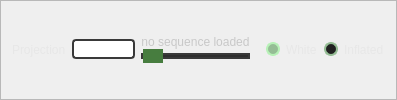
         <widget class="QFrame" name="frame_2">
          <property name="enabled">
           <bool>true</bool>
          </property>
          <property name="sizePolicy">
           <sizepolicy hsizetype="Preferred" vsizetype="Maximum">
            <horstretch>0</horstretch>
            <verstretch>0</verstretch>
           </sizepolicy>
          </property>
          <property name="minimumSize">
           <size>
            <width>0</width>
            <height>0</height>
           </size>
          </property>
          <property name="layoutDirection">
           <enum>Qt::LeftToRight</enum>
          </property>
          <property name="styleSheet">
           <string notr="true">color: rgb(200,200,200);</string>
          </property>
          <property name="frameShape">
           <enum>QFrame::StyledPanel</enum>
          </property>
          <property name="frameShadow">
           <enum>QFrame::Raised</enum>
          </property>
          <layout class="QGridLayout" name="gridLayout_3">
           <property name="topMargin">
            <number>0</number>
           </property>
           <property name="bottomMargin">
            <number>0</number>
           </property>
           <item row="2" column="4">
            <layout class="QVBoxLayout" name="verticalLayout" stretch="0,0">
             <property name="spacing">
              <number>0</number>
             </property>
             <property name="sizeConstraint">
              <enum>QLayout::SetMinimumSize</enum>
             </property>
             <property name="topMargin">
              <number>0</number>
             </property>
             <property name="rightMargin">
              <number>10</number>
             </property>
             <property name="bottomMargin">
              <number>0</number>
             </property>
             <item>
              <widget class="QLabel" name="label_currentDataIndex">
               <property name="minimumSize">
                <size>
                 <width>35</width>
                 <height>0</height>
                </size>
               </property>
               <property name="styleSheet">
                <string notr="true">font-family: &quot;Google Sans&quot;;</string>
               </property>
               <property name="text">
                <string>no sequence loaded</string>
               </property>
               <property name="alignment">
                <set>Qt::AlignBottom|Qt::AlignHCenter</set>
               </property>
              </widget>
             </item>
             <item>
              <widget class="QSlider" name="horizontalSlider_TimePoint">
               <property name="minimumSize">
                <size>
                 <width>0</width>
                 <height>0</height>
                </size>
               </property>
               <property name="styleSheet">
                <string notr="true">.QSlider::handle:horizontal {
    background:  #477d3f;
    border: 0px solid #474747;
    height: 5px;
	width:20px;
line-height: 20px; 
	margin-top: -6px; 
	margin-bottom: -6px; 
	border-radius: 10px; 
}

.QSlider::groove:horizontal {
    border: 2px solid #393939;
    height: 2px;

    background: rgb(46,46,46);
border-radius: 4px;
    /*margin: 0 12px;*/
}</string>
               </property>
               <property name="orientation">
                <enum>Qt::Horizontal</enum>
               </property>
              </widget>
             </item>
            </layout>
           </item>
           <item row="2" column="5">
            <layout class="QGridLayout" name="gridLayout_10">
             <property name="rightMargin">
              <number>0</number>
             </property>
             <property name="horizontalSpacing">
              <number>6</number>
             </property>
             <property name="verticalSpacing">
              <number>0</number>
             </property>
             <item row="1" column="1">
              <widget class="QRadioButton" name="radioButton_Inflated">
               <property name="styleSheet">
                <string notr="true">QRadioButton {
font-family: &quot;Google Sans&quot;;
color: rgb(231,231,231);

}

QRadioButton::indicator {
    width:                  10px;
    height:                 10px;
    border-radius:          7px;
}

QRadioButton::indicator:checked {
    background-color:       rgb(149,189,149);
    border:                 2px solid;
	border-color:  rgb(183,241,183);
}

QRadioButton::indicator:unchecked {
    background-color:       rgb(33,33,33);
    border:                 2px solid gray;
	border-color:  rgb(149,189,149);
}</string>
               </property>
               <property name="text">
                <string>Inflated</string>
               </property>
               <property name="checked">
                <bool>false</bool>
               </property>
               <attribute name="buttonGroup">
                <string notr="true">radioGroup_BrainSurface</string>
               </attribute>
              </widget>
             </item>
             <item row="1" column="0">
              <widget class="QRadioButton" name="radioButton_White">
               <property name="styleSheet">
                <string notr="true">QRadioButton {
font-family: &quot;Google Sans&quot;;
color: rgb(231,231,231);

}

QRadioButton::indicator {
    width:                  10px;
    height:                 10px;
    border-radius:          7px;
}

QRadioButton::indicator:checked {
    background-color:       rgb(149,189,149);
    border:                 2px solid;
	border-color:  rgb(183,241,183);
}

QRadioButton::indicator:unchecked {
    background-color:       rgb(33,33,33);
    border:                 2px solid gray;
	border-color:  rgb(149,189,149);
}</string>
               </property>
               <property name="text">
                <string>White</string>
               </property>
               <property name="checked">
                <bool>true</bool>
               </property>
               <attribute name="buttonGroup">
                <string notr="true">radioGroup_BrainSurface</string>
               </attribute>
              </widget>
             </item>
            </layout>
           </item>
           <item row="2" column="2">
            <widget class="QComboBox" name="comboBox_ProjectionMethods">
             <property name="minimumSize">
              <size>
               <width>0</width>
               <height>0</height>
              </size>
             </property>
             <property name="styleSheet">
              <string notr="true">.QComboBox::drop-down {
    subcontrol-origin: padding;
    subcontrol-position: top right;
    width: 15px;
	font: 9pt &quot;Google Sans&quot;;
    border-left-width: 0px;
    border-left-color: darkgray;
    border-left-style: solid; /* just a single line */
    border-top-right-radius: 3px; /* same radius as the QComboBox */
    border-bottom-right-radius: 3px;
}

.QComboBox::down-arrow {
	border-width: 0px;
    image: url(icons/downArrow.png);
}

.QComboBox QAbstractItemView {
    border: 2px solid rgb(20, 52, 30);
    selection-background-color: rgb(20, 52, 30);
}

.QComboBox{
border-color: rgb(57,57,57);
color: rgb(149, 189, 149);
border-style: solid;
border-width: 2px;
font: 9pt &quot;Google Sans&quot;;
border-radius: 4px;
}
</string>
             </property>
            </widget>
           </item>
           <item row="2" column="0">
            <widget class="QLabel" name="label_4">
             <property name="styleSheet">
              <string notr="true">font-family: &quot;Google Sans&quot;;
color: rgb(231,231,231);</string>
             </property>
             <property name="text">
              <string>Projection</string>
             </property>
            </widget>
           </item>
          </layout>
         </widget>
